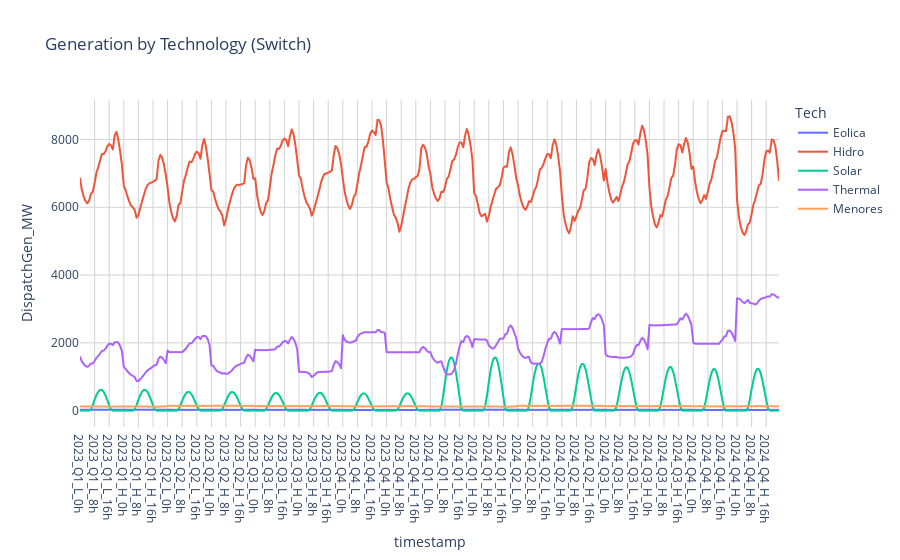

Notebook code cell kept with this figure:
### Markdown cell above
### 3.4.4 Dispatch by Technology Switch

### Code cell
gen_disp = dispatch_sw.copy()
# Add Timepoints
gen_disp = pd.merge(gen_disp, timepoints, on='timestamp', how='inner')
# Sort by timepoints to sort timestamps as well
gen_disp = gen_disp.sort_values(by='timepoints_x')
gen_disp.rename(columns={'timepoints_x': 'timepoints'}, inplace=True)

# Change values on gen_tech to match Switch output
gen_disp['gen_tech'] = gen_disp['gen_tech'].replace({
    'Eolica': 'Eolica', 'Thermal': 'Thermal',
    'pv_solar': 'Solar', 'Hidro': 'Hidro',
    'Menores': 'Menores'})
# Replace prefix 'labor_' by 'L_' and 'holidays_' by 'H_'
gen_disp['timestamp'] = gen_disp['timestamp'].str.replace('labor_', 'L_')
gen_disp['timestamp'] = gen_disp['timestamp'].str.replace('holidays_', 'H_')

gen_disp['Tech'] = gen_disp['gen_tech']
fig = px.line(
    gen_disp, 
    x='timestamp', y='DispatchGen_MW', 
    color='Tech', title='Generation by Technology (Switch)'
)
fig.update_layout(plot_bgcolor='white',xaxis=dict(gridcolor='lightgray'),yaxis=dict(gridcolor='lightgray'))
fig.show()

### Figure 1 — Plotly figure (JSON) as saved in the notebook; plotly's stock layout.template omitted (floating-point values rounded to 4 significant figures; data arrays with more than 128 entries replaced by an {"elided": "..."} marker saying what was removed)
{"data": [{"hovertemplate": "Tech=Eolica<br>timestamp=%{x}<br>DispatchGen_MW=%{y}<extra></extra>", "legendgroup": "Eolica", "line": {"color": "#636efa", "dash": "solid"}, "marker": {"symbol": "circle"}, "mode": "lines", "name": "Eolica", "showlegend": true, "type": "scattergl", "x": {"elided": "384 str values"}, "xaxis": "x", "y": {"elided": "384 float values"}, "yaxis": "y"}, {"hovertemplate": "Tech=Hidro<br>timestamp=%{x}<br>DispatchGen_MW=%{y}<extra></extra>", "legendgroup": "Hidro", "line": {"color": "#EF553B", "dash": "solid"}, "marker": {"symbol": "circle"}, "mode": "lines", "name": "Hidro", "showlegend": true, "type": "scattergl", "x": {"elided": "384 str values"}, "xaxis": "x", "y": {"elided": "384 float values"}, "yaxis": "y"}, {"hovertemplate": "Tech=Solar<br>timestamp=%{x}<br>DispatchGen_MW=%{y}<extra></extra>", "legendgroup": "Solar", "line": {"color": "#00cc96", "dash": "solid"}, "marker": {"symbol": "circle"}, "mode": "lines", "name": "Solar", "showlegend": true, "type": "scattergl", "x": {"elided": "384 str values"}, "xaxis": "x", "y": {"elided": "384 float values"}, "yaxis": "y"}, {"hovertemplate": "Tech=Thermal<br>timestamp=%{x}<br>DispatchGen_MW=%{y}<extra></extra>", "legendgroup": "Thermal", "line": {"color": "#ab63fa", "dash": "solid"}, "marker": {"symbol": "circle"}, "mode": "lines", "name": "Thermal", "showlegend": true, "type": "scattergl", "x": {"elided": "384 str values"}, "xaxis": "x", "y": {"elided": "384 float values"}, "yaxis": "y"}, {"hovertemplate": "Tech=Menores<br>timestamp=%{x}<br>DispatchGen_MW=%{y}<extra></extra>", "legendgroup": "Menores", "line": {"color": "#FFA15A", "dash": "solid"}, "marker": {"symbol": "circle"}, "mode": "lines", "name": "Menores", "showlegend": true, "type": "scattergl", "x": {"elided": "384 str values"}, "xaxis": "x", "y": {"elided": "384 float values"}, "yaxis": "y"}], "layout": {"legend": {"title": {"text": "Tech"}, "tracegroupgap": 0}, "plot_bgcolor": "white", "title": {"text": "Generation by Technology (Switch)"}, "xaxis": {"anchor": "y", "domain": [0, 1], "gridcolor": "lightgray", "title": {"text": "timestamp"}}, "yaxis": {"anchor": "x", "domain": [0, 1], "gridcolor": "lightgray", "title": {"text": "DispatchGen_MW"}}}}
